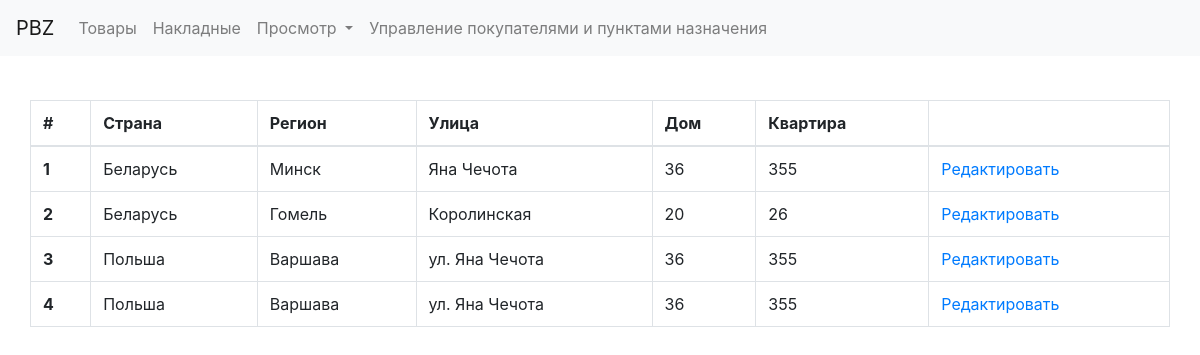
The app's page /edit_destination_page, older data.
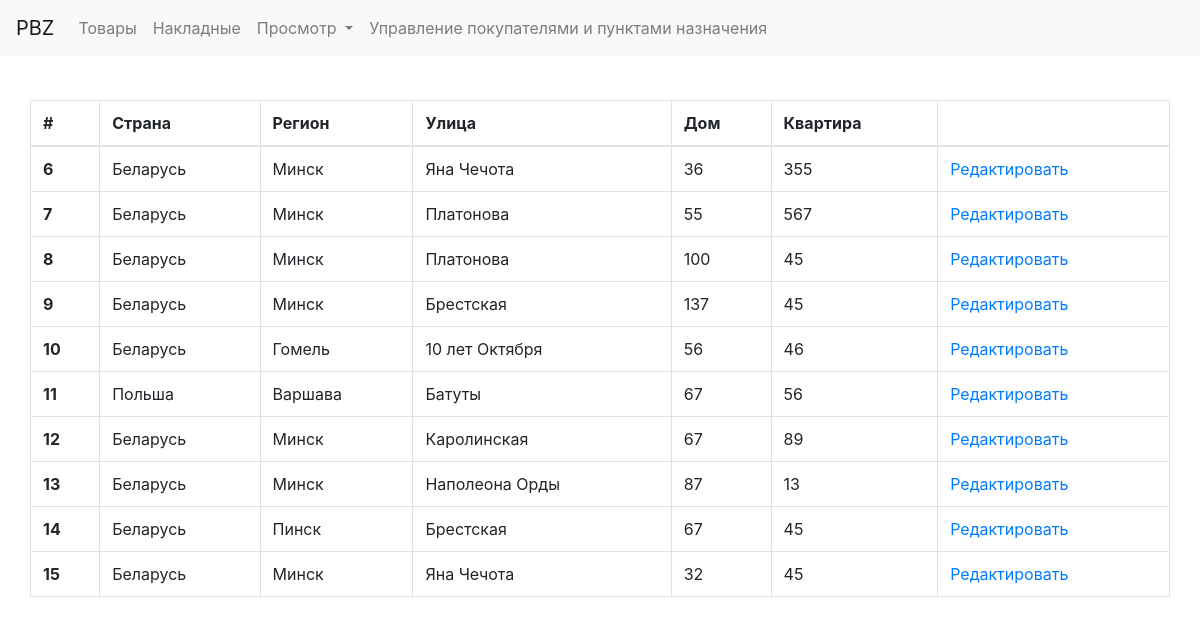
The same page, newer data.
### PBZ/models.py (models this page shows)
class Destination(models.Model):
    country = models.CharField(max_length=100)
    region_name = models.CharField(max_length=100)
    street = models.CharField(max_length=100)
    house_number = models.IntegerField()
    flat_number = models.IntegerField()

### PBZ/views.py (the view)
# urls.py: path('edit_destination_page', views.destination_edit_page, name='edit_destination_page'),
def destination_edit_page(request):
    context = {}
    context['destination'] = Destination.objects.all()
    return render(request, 'edit_page_destination.html', context)

### PBZ/templates/edit_page_destination.html
{% extends 'common.html' %}
{% block content %}
    <body class="container-fluid"
          style="background-image: url('http://wp.widewallpapers.ru/2k/cities/new-york/1920x1200/New-York-1920x1200-128.jpg'); background-repeat: no-repeat; background-size: cover; background-position: center center;">
    <div class="container-fluid" style="background-color: white">
        <table class="table table-bordered">
            <thead>
            <tr>
                <th>#</th>
                <th>Страна</th>
                <th>Регион</th>
                <th>Улица</th>
                <th>Дом</th>
                <th>Квартира</th>
                <th></th>
            </tr>
            </thead>
            <tbody>
                {% for item in destination %}
                    <tr>
                    <th scope="row">{{ item.id }}</th>
                    <td>{{ item.country }}</td>
                    <td>{{ item.region_name }}</td>
                    <td>{{ item.street  }}</td>
                        <td>{{ item.house_number}}</td>
                    <td>{{ item.flat_number }}</td>
                    <td><a href="{% url 'edit_destination' item.id %}">Редактировать</a></td>
                    </tr>
                {% endfor %}
            </tbody>
        </table>
    </div>
    </body>
{% endblock %}

Row changes from the older to the newer data that the page shows:
removed Destination: id "1", country "Беларусь", region_name "Минск", street "Яна Чечота", house_number "36", flat_number "355"
removed Destination: id "2", country "Беларусь", region_name "Гомель", street "Королинская", house_number "20", flat_number "26"
removed Destination: id "3", country "Польша", region_name "Варшава", street "ул. Яна Чечота", house_number "36", flat_number "355"
removed Destination: id "4", country "Польша", region_name "Варшава", street "ул. Яна Чечота", house_number "36", flat_number "355"
added Destination: id "6", country "Беларусь", region_name "Минск", street "Яна Чечота", house_number "36", flat_number "355"
added Destination: id "7", country "Беларусь", region_name "Минск", street "Платонова", house_number "55", flat_number "567"
added Destination: id "8", country "Беларусь", region_name "Минск", street "Платонова", house_number "100", flat_number "45"
added Destination: id "9", country "Беларусь", region_name "Минск", street "Брестская", house_number "137", flat_number "45"
added Destination: id "10", country "Беларусь", region_name "Гомель", street "10 лет Октября", house_number "56", flat_number "46"
added Destination: id "11", country "Польша", region_name "Варшава", street "Батуты", house_number "67", flat_number "56"
added Destination: id "12", country "Беларусь", region_name "Минск", street "Каролинская", house_number "67", flat_number "89"
added Destination: id "13", country "Беларусь", region_name "Минск", street "Наполеона Орды", house_number "87", flat_number "13"
added Destination: id "14", country "Беларусь", region_name "Пинск", street "Брестская", house_number "67", flat_number "45"
added Destination: id "15", country "Беларусь", region_name "Минск", street "Яна Чечота", house_number "32", flat_number "45"
